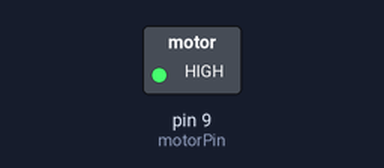
A sketch run on a simulated Arduino Uno, built with avr-gcc and run on an emulated ATmega328P. Shown: switched loads named in the sketch (green lamp = pin HIGH).

Above: at 12.8 s.
At 26.6 s:
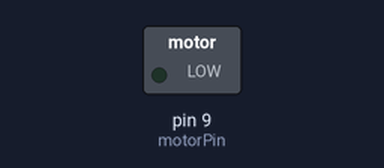
Timing chart, 0 to 40.0 s (numbered marks = the images above):
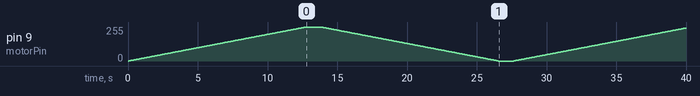

The sketch:

DC_MOTOR.ino
```cpp
int motorPin=9;
void setup()
{
  pinMode(motorPin, OUTPUT);
}

void loop()
{
  for (int i = 0; i<=255; i++)
  {
    analogWrite(motorPin,i);
    delay(50);
  }
 delay(1000);

  for(int i=255; i>=0; i--)
  {
    analogWrite(motorPin,i);
    delay(50);
  }
 delay(1000);
}
```
